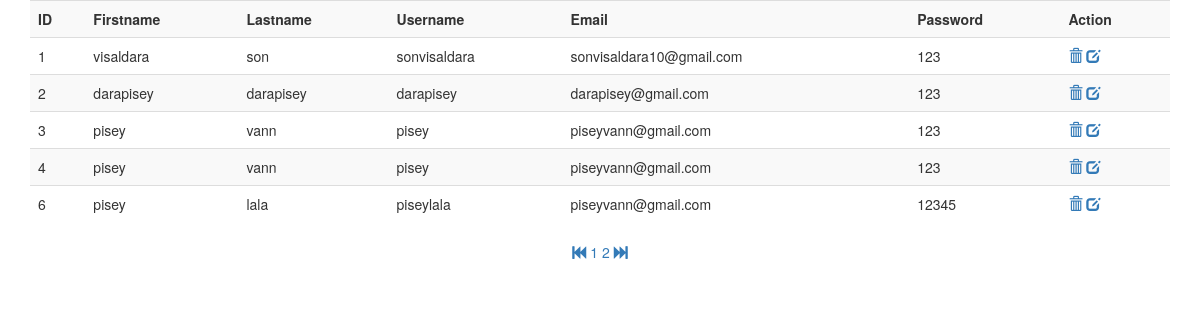
The app's page /view_user.php with its own data.
### tables this page shows
CREATE TABLE IF NOT EXISTS `user` (
  `id` int(11) NOT NULL AUTO_INCREMENT,
  `firstname` varchar(20) NOT NULL,
  `lastname` varchar(20) NOT NULL,
  `username` varchar(50) NOT NULL,
  `email` varchar(50) NOT NULL,
  `password` varchar(50) NOT NULL,
  PRIMARY KEY (`id`)
);

### view_user.php (the view, shortened to what this page needs)
<!DOCTYPE html>
<html>
<head>
	<link rel="stylesheet" type="text/css" href="asset/css/bootstrap.css"/>
	<link rel="stylesheet" type="text/css" href="asset/css/bootstrap.min.css"/>
</head>
<body>
<div class="container">
<?php
$con = mysqli_connect("localhost","root","123","app_login");
$per_page=5;
if (isset($_GET["page"])) {
$page = $_GET["page"];
}
else {
$page=1;
}
$start_from = ($page-1) * $per_page;
$query = "SELECT * FROM user LIMIT $start_from, $per_page";
$result = mysqli_query ($con, $query);
?>
<table class="table table-striped">
<tr><th>ID</th><th>Firstname</th><th>Lastname</th><th>Username</th><th>Email</th><th>Password</th><th>Action</th></tr>
<?php
while ($row = mysqli_fetch_assoc($result)) {
	$id=$row["id"];
?>
<tr>
<td><?php echo $row['id'];?></td>
<td><?php echo $row["firstname"];?></td>
<td><?php echo $row['lastname'];?></td>
<td><?php echo $row['username'];?></td>
<td><?php echo $row['email'];?></td>
<td><?php echo $row['password'];?></td>
<?php echo "<td ><a href=\"delete_user.php?user_id=".$id ."\" onclick=\"return confirm('Are you sure you want to delete datas?');\"><i class='glyphicon glyphicon-trash'></i></a> <a href=\"edit_user.php?user_id=".$id . "\" onclick=\"return confirm('Are you sure you want to edit datas?');\"><i class='glyphicon glyphicon-edit'></i></a></td>"?>
</tr>
<?php
};
?>
</table>
<div>
<?php
$query = "select * from user";
$result = mysqli_query($con, $query);
$total_records = mysqli_num_rows($result);
$total_pages = ceil($total_records / $per_page);
echo "<center><a href='view_user.php?page=1'>".'<span class="glyphicon glyphicon-fast-backward">'."</a> ";
for ($i=1; $i<=$total_pages; $i++) {
echo "<a href='view_user.php?page=".$i."'>".$i."</a> ";
};
echo "<a href='view_user.php?page=$total_pages'>".'<span class="glyphicon glyphicon-fast-forward"></span>'."</a></center>";
?>
</div>
</div>
</body>
</html>

### records on screen
user: id "1", firstname "visaldara", lastname "son", username "sonvisaldara", email "sonvisaldara10@gmail.com", password "123"
user: id "2", firstname "darapisey", lastname "darapisey", username "darapisey", email "darapisey@gmail.com", password "123"
user: id "3", firstname "pisey", lastname "vann", username "pisey", email "piseyvann@gmail.com", password "123"
user: id "4", firstname "pisey", lastname "vann", username "pisey", email "piseyvann@gmail.com", password "123"
user: id "6", firstname "pisey", lastname "lala", username "piseylala", email "piseyvann@gmail.com", password "12345"
